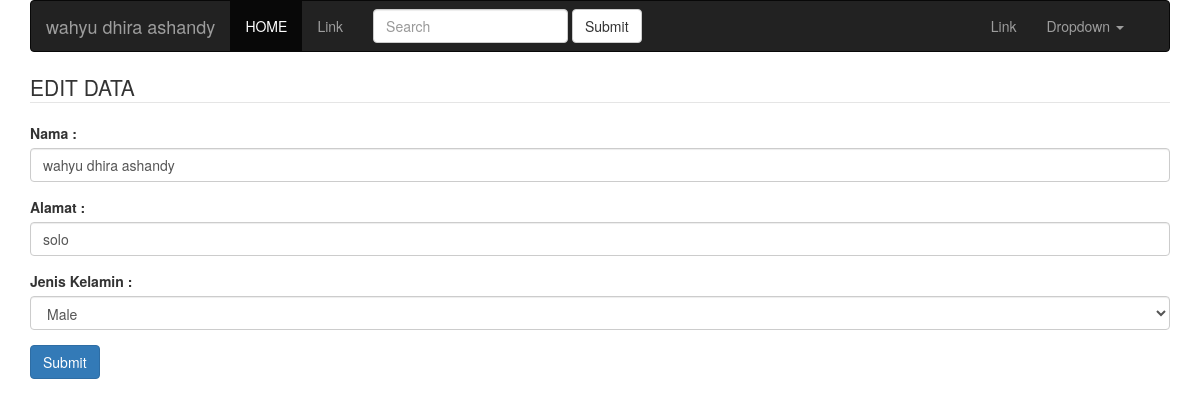
The page /edit.php?edit&id=50 (signed in) on the database its author committed.
### tables this page shows
CREATE TABLE `users` (
  `id` int(11) NOT NULL,
  `nama` varchar(100) NOT NULL,
  `alamat` varchar(255) NOT NULL,
  `jk` enum('male','female') NOT NULL,
  `username` varchar(50) NOT NULL,
  `password` varchar(225) NOT NULL,
  `last_login` timestamp NOT NULL DEFAULT CURRENT_TIMESTAMP ON UPDATE CURRENT_TIMESTAMP
);

### edit.php (the view, shortened to what this page needs)
<?php
if(isset($_GET['edit'])){
	include 'config.php';
	$id = $_GET['id'];
	$sql = "SELECT * FROM users WHERE id = $id";
	$query = mysqli_query($db,$sql);
	$result = mysqli_fetch_assoc($query);
}
?>
<?php require_once 'templates/header.php' ?>
<div class="row">
	<div class="col-xs-12 col-sm-12 col-md-12 col-lg-12">
		<form id="form" action="act.php" method="POST" role="form">
			<legend><?php echo strtoupper('edit data') ?></legend>
			<div class="form-group">
				<label for="">Nama :</label>
				<input type="text" class="form-control" name="nama" id="nama" value="<?php echo $result['nama'] ?>" placeholder="Input field">
			</div>
			<div class="form-group">
				<label for="">Alamat :</label>
				<input type="text" class="form-control" name="alamat" id="alamat" value="<?php echo $result['alamat'] ?>" placeholder="Input field">
			</div>
			<div class="form-group">
				<label for="">Jenis Kelamin :</label>
				<select name="jk" id="jk" class="form-control" required="required">
					<?php
						if($result['jk'] == 'male'){
							echo '
								<option selected="selected" value="male">Male</option>
								<option value="female">Female</option>
							';
						}else{
							echo '
							<option value="male">Male</option>
							<option selected="selected" value="female">Female</option>
							';
						}
					?>
				</select>
			</div>
			<button type="button" id="update" class="btn btn-primary">Submit</button>
		</form>
	</div>
</div>
<?php require_once 'templates/footer.php' ?>

### rows shown on the page
users: nama "wahyu dhira ashandy", alamat "solo", jk "Male"

### other values the page prints
$_SESSION['user'] "wahyu dhira ashandy"
